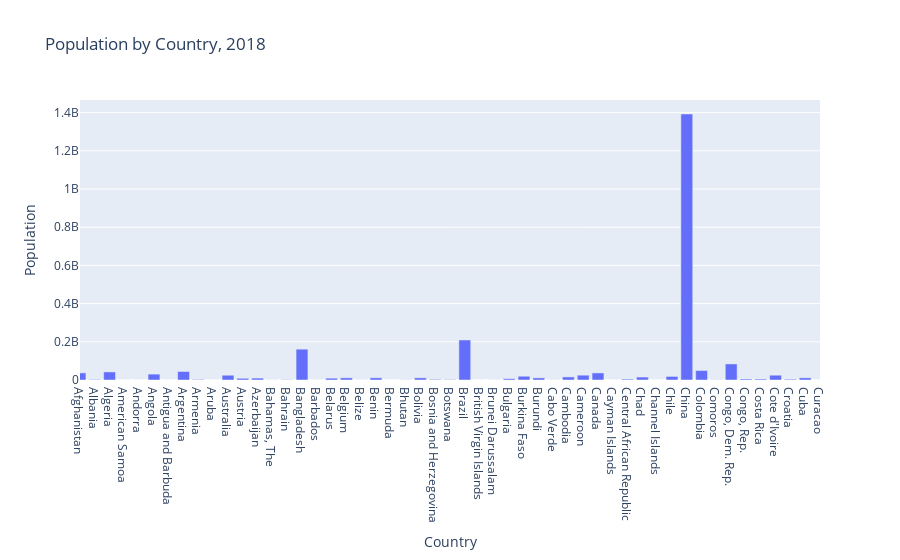

Source (notebook cell):
### Code cell
import pandas as pd
import plotly.express as px
df = pd.read_csv('https://raw.githubusercontent.com/datasets/population/master/data/population.csv')
df.columns = ['Country', 'Code', 'Year', 'Population']
data = df.drop(df.index[:df.index[df['Country'] == 'Afghanistan'][0]]).loc[df['Year'] == 2018]
px.bar(data, x='Country', y='Population', range_x=[0,50], title="Population by Country, 2018").show()

### Figure 1 — Plotly figure (JSON) as saved in the notebook; plotly's stock layout.template omitted (floating-point values rounded to 4 significant figures; data arrays with more than 128 entries replaced by an {"elided": "..."} marker saying what was removed)
{"data": [{"alignmentgroup": "True", "hovertemplate": "Country=%{x}<br>Population=%{y}<extra></extra>", "legendgroup": "", "marker": {"color": "#636efa", "pattern": {"shape": ""}}, "name": "", "offsetgroup": "", "orientation": "v", "showlegend": false, "textposition": "auto", "type": "bar", "x": {"elided": "216 str values"}, "xaxis": "x", "y": {"elided": "216 int values"}, "yaxis": "y"}], "layout": {"barmode": "relative", "legend": {"tracegroupgap": 0}, "title": {"text": "Population by Country, 2018"}, "xaxis": {"anchor": "y", "domain": [0, 1], "range": [0, 50], "title": {"text": "Country"}}, "yaxis": {"anchor": "x", "domain": [0, 1], "title": {"text": "Population"}}}}
